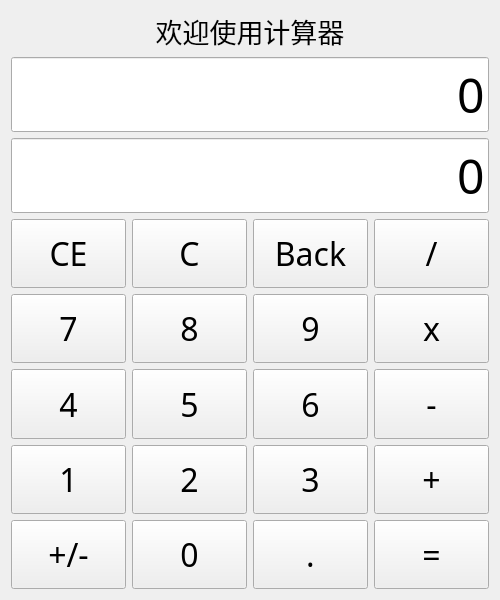
<?xml version="1.0" encoding="UTF-8"?>
<ui version="4.0">
 <class>Widget</class>
 <widget class="QWidget" name="Widget">
  <property name="geometry">
   <rect>
    <x>0</x>
    <y>0</y>
    <width>500</width>
    <height>600</height>
   </rect>
  </property>
  <property name="font">
   <font>
    <pointsize>10</pointsize>
   </font>
  </property>
  <property name="windowTitle">
   <string>计算器</string>
  </property>
  <layout class="QVBoxLayout" name="verticalLayout">
   <item>
    <widget class="QLabel" name="label">
     <property name="font">
      <font>
       <pointsize>20</pointsize>
      </font>
     </property>
     <property name="text">
      <string>欢迎使用计算器</string>
     </property>
     <property name="alignment">
      <set>Qt::AlignmentFlag::AlignCenter</set>
     </property>
    </widget>
   </item>
   <item>
    <layout class="QVBoxLayout" name="verticalLayout_2">
     <item>
      <widget class="QLineEdit" name="LineEdit_1">
       <property name="font">
        <font>
         <family>黑体</family>
         <pointsize>36</pointsize>
        </font>
       </property>
       <property name="text">
        <string>0</string>
       </property>
       <property name="alignment">
        <set>Qt::AlignmentFlag::AlignRight|Qt::AlignmentFlag::AlignTrailing|Qt::AlignmentFlag::AlignVCenter</set>
       </property>
       <property name="readOnly">
        <bool>true</bool>
       </property>
      </widget>
     </item>
     <item>
      <widget class="QLineEdit" name="LineEdit">
       <property name="font">
        <font>
         <family>黑体</family>
         <pointsize>36</pointsize>
        </font>
       </property>
       <property name="text">
        <string>0</string>
       </property>
       <property name="alignment">
        <set>Qt::AlignmentFlag::AlignRight|Qt::AlignmentFlag::AlignTrailing|Qt::AlignmentFlag::AlignVCenter</set>
       </property>
       <property name="readOnly">
        <bool>true</bool>
       </property>
      </widget>
     </item>
    </layout>
   </item>
   <item>
    <layout class="QGridLayout" name="gridLayout">
     <item row="2" column="3">
      <widget class="QPushButton" name="pushButton_MUL">
       <property name="sizePolicy">
        <sizepolicy hsizetype="Minimum" vsizetype="MinimumExpanding">
         <horstretch>0</horstretch>
         <verstretch>0</verstretch>
        </sizepolicy>
       </property>
       <property name="font">
        <font>
         <family>黑体</family>
         <pointsize>24</pointsize>
        </font>
       </property>
       <property name="text">
        <string>x</string>
       </property>
      </widget>
     </item>
     <item row="5" column="1">
      <widget class="QPushButton" name="pushButton_0">
       <property name="sizePolicy">
        <sizepolicy hsizetype="Minimum" vsizetype="MinimumExpanding">
         <horstretch>0</horstretch>
         <verstretch>0</verstretch>
        </sizepolicy>
       </property>
       <property name="font">
        <font>
         <family>黑体</family>
         <pointsize>24</pointsize>
        </font>
       </property>
       <property name="text">
        <string>0</string>
       </property>
      </widget>
     </item>
     <item row="5" column="0">
      <widget class="QPushButton" name="pushButton_MP">
       <property name="sizePolicy">
        <sizepolicy hsizetype="Minimum" vsizetype="MinimumExpanding">
         <horstretch>0</horstretch>
         <verstretch>0</verstretch>
        </sizepolicy>
       </property>
       <property name="font">
        <font>
         <family>黑体</family>
         <pointsize>24</pointsize>
        </font>
       </property>
       <property name="text">
        <string>+/-</string>
       </property>
      </widget>
     </item>
     <item row="0" column="0">
      <widget class="QPushButton" name="pushButton_CE">
       <property name="sizePolicy">
        <sizepolicy hsizetype="Minimum" vsizetype="MinimumExpanding">
         <horstretch>0</horstretch>
         <verstretch>0</verstretch>
        </sizepolicy>
       </property>
       <property name="font">
        <font>
         <family>黑体</family>
         <pointsize>24</pointsize>
        </font>
       </property>
       <property name="text">
        <string>CE</string>
       </property>
      </widget>
     </item>
     <item row="4" column="3">
      <widget class="QPushButton" name="pushButton_ADD">
       <property name="sizePolicy">
        <sizepolicy hsizetype="Minimum" vsizetype="MinimumExpanding">
         <horstretch>0</horstretch>
         <verstretch>0</verstretch>
        </sizepolicy>
       </property>
       <property name="font">
        <font>
         <family>黑体</family>
         <pointsize>24</pointsize>
        </font>
       </property>
       <property name="text">
        <string>+</string>
       </property>
      </widget>
     </item>
     <item row="0" column="3">
      <widget class="QPushButton" name="pushButton_DIV">
       <property name="sizePolicy">
        <sizepolicy hsizetype="Minimum" vsizetype="MinimumExpanding">
         <horstretch>0</horstretch>
         <verstretch>0</verstretch>
        </sizepolicy>
       </property>
       <property name="font">
        <font>
         <family>黑体</family>
         <pointsize>24</pointsize>
        </font>
       </property>
       <property name="text">
        <string>/</string>
       </property>
      </widget>
     </item>
     <item row="5" column="2">
      <widget class="QPushButton" name="pushButton_dian">
       <property name="sizePolicy">
        <sizepolicy hsizetype="Minimum" vsizetype="MinimumExpanding">
         <horstretch>0</horstretch>
         <verstretch>0</verstretch>
        </sizepolicy>
       </property>
       <property name="font">
        <font>
         <family>黑体</family>
         <pointsize>24</pointsize>
        </font>
       </property>
       <property name="text">
        <string>.</string>
       </property>
      </widget>
     </item>
     <item row="2" column="0">
      <widget class="QPushButton" name="pushButton_7">
       <property name="sizePolicy">
        <sizepolicy hsizetype="Minimum" vsizetype="MinimumExpanding">
         <horstretch>0</horstretch>
         <verstretch>0</verstretch>
        </sizepolicy>
       </property>
       <property name="font">
        <font>
         <family>黑体</family>
         <pointsize>24</pointsize>
        </font>
       </property>
       <property name="text">
        <string>7</string>
       </property>
      </widget>
     </item>
     <item row="2" column="2">
      <widget class="QPushButton" name="pushButton_9">
       <property name="sizePolicy">
        <sizepolicy hsizetype="Minimum" vsizetype="MinimumExpanding">
         <horstretch>0</horstretch>
         <verstretch>0</verstretch>
        </sizepolicy>
       </property>
       <property name="font">
        <font>
         <family>黑体</family>
         <pointsize>24</pointsize>
        </font>
       </property>
       <property name="text">
        <string>9</string>
       </property>
      </widget>
     </item>
     <item row="3" column="3">
      <widget class="QPushButton" name="pushButton_SUB">
       <property name="sizePolicy">
        <sizepolicy hsizetype="Minimum" vsizetype="MinimumExpanding">
         <horstretch>0</horstretch>
         <verstretch>0</verstretch>
        </sizepolicy>
       </property>
       <property name="font">
        <font>
         <family>黑体</family>
         <pointsize>24</pointsize>
        </font>
       </property>
       <property name="text">
        <string>-</string>
       </property>
      </widget>
     </item>
     <item row="4" column="1">
      <widget class="QPushButton" name="pushButton_2">
       <property name="sizePolicy">
        <sizepolicy hsizetype="Minimum" vsizetype="MinimumExpanding">
         <horstretch>0</horstretch>
         <verstretch>0</verstretch>
        </sizepolicy>
       </property>
       <property name="font">
        <font>
         <family>黑体</family>
         <pointsize>24</pointsize>
        </font>
       </property>
       <property name="text">
        <string>2</string>
       </property>
      </widget>
     </item>
     <item row="3" column="0">
      <widget class="QPushButton" name="pushButton_4">
       <property name="sizePolicy">
        <sizepolicy hsizetype="Minimum" vsizetype="MinimumExpanding">
         <horstretch>0</horstretch>
         <verstretch>0</verstretch>
        </sizepolicy>
       </property>
       <property name="font">
        <font>
         <family>黑体</family>
         <pointsize>24</pointsize>
        </font>
       </property>
       <property name="text">
        <string>4</string>
       </property>
      </widget>
     </item>
     <item row="0" column="2">
      <widget class="QPushButton" name="pushButton_back">
       <property name="sizePolicy">
        <sizepolicy hsizetype="Minimum" vsizetype="MinimumExpanding">
         <horstretch>0</horstretch>
         <verstretch>0</verstretch>
        </sizepolicy>
       </property>
       <property name="font">
        <font>
         <family>黑体</family>
         <pointsize>24</pointsize>
        </font>
       </property>
       <property name="text">
        <string>Back</string>
       </property>
      </widget>
     </item>
     <item row="4" column="2">
      <widget class="QPushButton" name="pushButton_3">
       <property name="sizePolicy">
        <sizepolicy hsizetype="Minimum" vsizetype="MinimumExpanding">
         <horstretch>0</horstretch>
         <verstretch>0</verstretch>
        </sizepolicy>
       </property>
       <property name="font">
        <font>
         <family>黑体</family>
         <pointsize>24</pointsize>
        </font>
       </property>
       <property name="text">
        <string>3</string>
       </property>
      </widget>
     </item>
     <item row="3" column="1">
      <widget class="QPushButton" name="pushButton_5">
       <property name="sizePolicy">
        <sizepolicy hsizetype="Minimum" vsizetype="MinimumExpanding">
         <horstretch>0</horstretch>
         <verstretch>0</verstretch>
        </sizepolicy>
       </property>
       <property name="font">
        <font>
         <family>黑体</family>
         <pointsize>24</pointsize>
        </font>
       </property>
       <property name="text">
        <string>5</string>
       </property>
      </widget>
     </item>
     <item row="0" column="1">
      <widget class="QPushButton" name="pushButton_C">
       <property name="sizePolicy">
        <sizepolicy hsizetype="Minimum" vsizetype="MinimumExpanding">
         <horstretch>0</horstretch>
         <verstretch>0</verstretch>
        </sizepolicy>
       </property>
       <property name="font">
        <font>
         <family>黑体</family>
         <pointsize>24</pointsize>
        </font>
       </property>
       <property name="text">
        <string>C</string>
       </property>
      </widget>
     </item>
     <item row="3" column="2">
      <widget class="QPushButton" name="pushButton_6">
       <property name="sizePolicy">
        <sizepolicy hsizetype="Minimum" vsizetype="MinimumExpanding">
         <horstretch>0</horstretch>
         <verstretch>0</verstretch>
        </sizepolicy>
       </property>
       <property name="font">
        <font>
         <family>黑体</family>
         <pointsize>24</pointsize>
        </font>
       </property>
       <property name="text">
        <string>6</string>
       </property>
      </widget>
     </item>
     <item row="2" column="1">
      <widget class="QPushButton" name="pushButton_8">
       <property name="sizePolicy">
        <sizepolicy hsizetype="Minimum" vsizetype="MinimumExpanding">
         <horstretch>0</horstretch>
         <verstretch>0</verstretch>
        </sizepolicy>
       </property>
       <property name="font">
        <font>
         <family>黑体</family>
         <pointsize>24</pointsize>
        </font>
       </property>
       <property name="text">
        <string>8</string>
       </property>
      </widget>
     </item>
     <item row="4" column="0">
      <widget class="QPushButton" name="pushButton_1">
       <property name="sizePolicy">
        <sizepolicy hsizetype="Minimum" vsizetype="MinimumExpanding">
         <horstretch>0</horstretch>
         <verstretch>0</verstretch>
        </sizepolicy>
       </property>
       <property name="font">
        <font>
         <family>黑体</family>
         <pointsize>24</pointsize>
        </font>
       </property>
       <property name="text">
        <string>1</string>
       </property>
      </widget>
     </item>
     <item row="5" column="3">
      <widget class="QPushButton" name="pushButton_EQ">
       <property name="sizePolicy">
        <sizepolicy hsizetype="Minimum" vsizetype="MinimumExpanding">
         <horstretch>0</horstretch>
         <verstretch>0</verstretch>
        </sizepolicy>
       </property>
       <property name="font">
        <font>
         <family>黑体</family>
         <pointsize>24</pointsize>
        </font>
       </property>
       <property name="text">
        <string>=</string>
       </property>
      </widget>
     </item>
    </layout>
   </item>
  </layout>
 </widget>
 <resources/>
 <connections/>
</ui>
